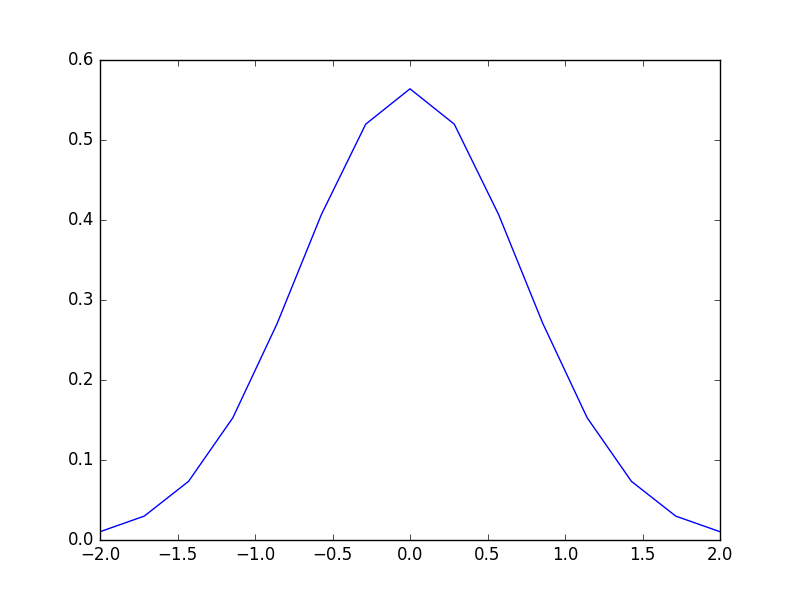

Recreate this plot in Python.
import math
import numpy as np
import pylab
def harmonic_wavefunction(x, N):
    psi=[0, (math.pi)**(-1./4)*math.exp(-x**2/2.)]
    for n in range(2, N+1):
        psi+=[math.sqrt(2./n)*x*psi[n-1]-math.sqrt((n-1)/n)*psi[n-2], ]
    return psi[1:]

def E(n): return n+0.5
def Z(Beta): return 0.5/math.sinh(Beta/2.)

def harmonic_density(xmin, xmax, N, Beta):
    L=np.linspace(xmin, xmax, 15)
    l=len(L)
    rho=[[0.0 for i in range(l)] for j in range(l)]
    for i in range(l):
        for j in range(l):
            for n in range(N):
                rho[i][j]+=harmonic_wavefunction(L[i], N)[n]*harmonic_wavefunction(L[j], N)[n]*math.exp(-Beta*E(n))
    return rho


def Prob(x, xmin, xmax, N, Beta):
    L=np.linspace(xmin, xmax, 15)
    L=L.tolist()
    i=L.index(x)
    return np.array(harmonic_density(xmin, xmax, N, Beta))[i, i]/Z(Beta)
#print(Prob(0., -2., 2., 100, 8.))

X=np.linspace(-2., 2., 15)
P=[Prob(i, -2., 2., 100, 8) for i in X]
pylab.plot(X, P)
pylab.show()
